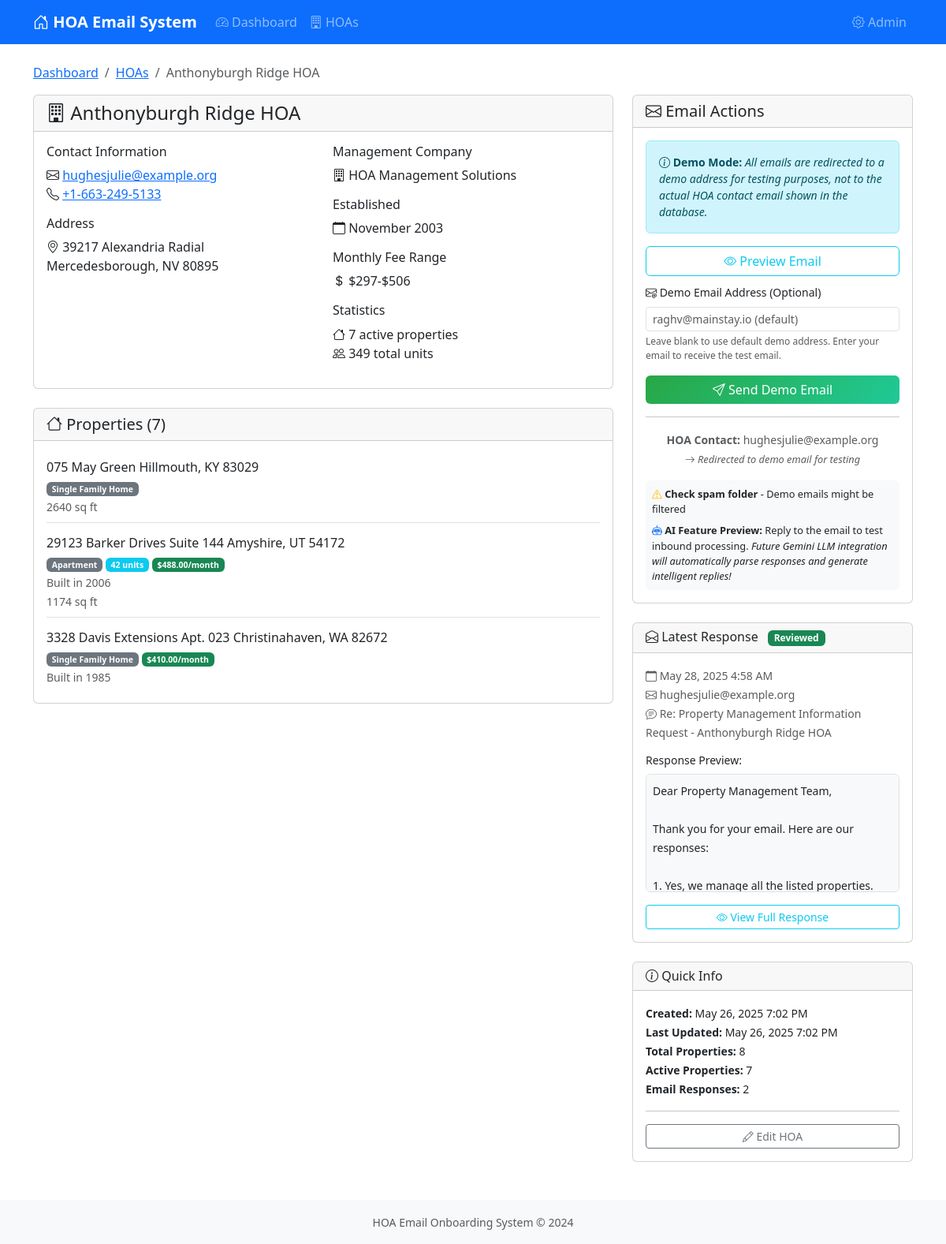
The app's page /hoas/3/, older data.
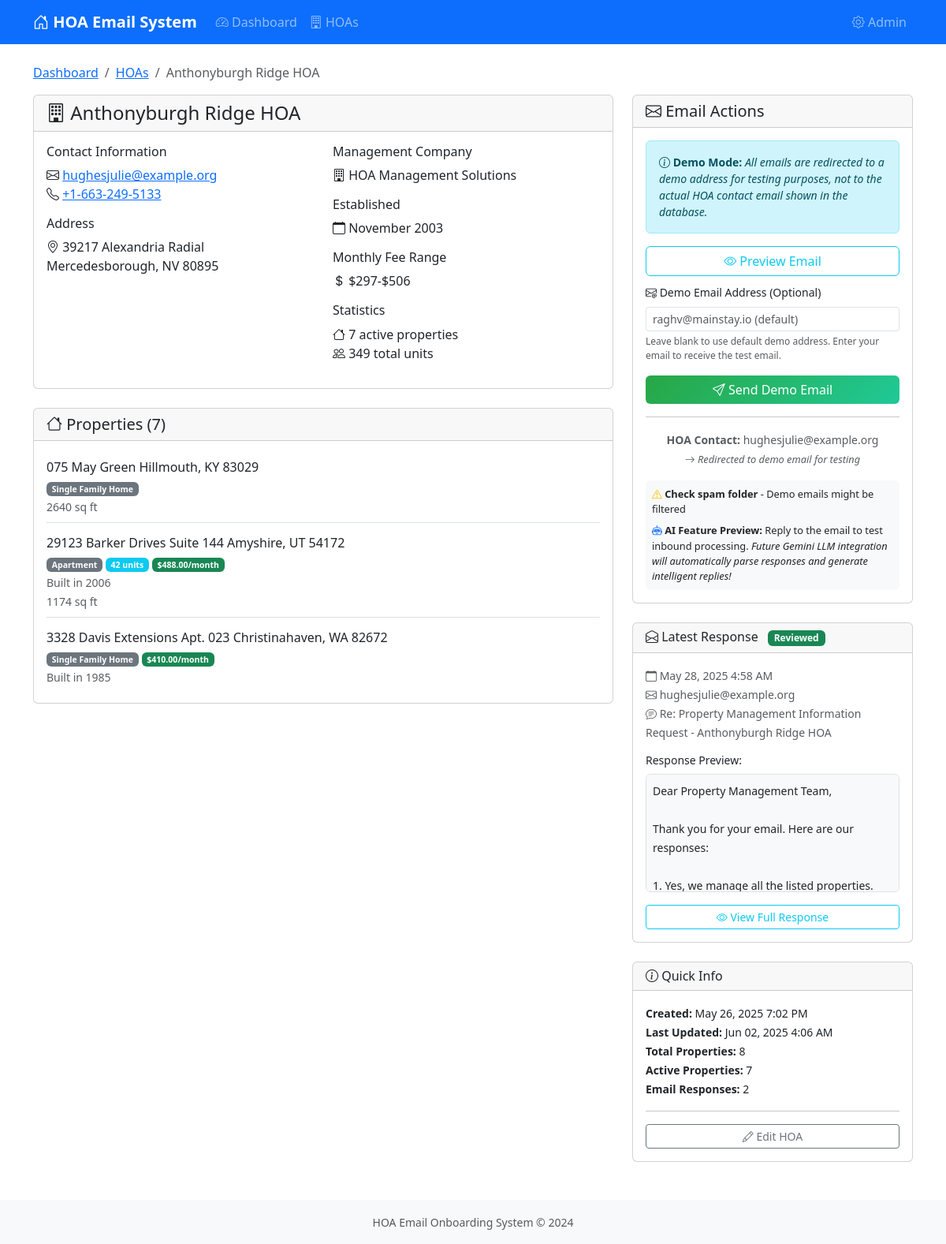
The same page, newer data.
### hoa_management/models.py (models this page shows, shortened)
class HOA(models.Model):
    name = models.CharField(max_length=200, help_text="Name of the HOA")
    address = models.TextField(help_text="Physical address of the HOA")
    contact_email = models.EmailField(
        validators=[EmailValidator()], help_text="Primary contact email for the HOA"
    )
    phone_regex = RegexValidator(
        regex=r"^\+?1?\d{9,15}$",
        message="Phone number must be entered in the format: '+999999999'. Up to 15 digits allowed.",
    )
    phone = models.CharField(
        validators=[phone_regex],
        max_length=17,
        blank=True,
        help_text="Contact phone number",
    )
    management_company = models.CharField(
        max_length=200,
        blank=True,
        null=True,
        help_text="Name of the management company (if any)",
    )
    website = models.URLField(blank=True, null=True, help_text="HOA website URL")
    established_date = models.DateField(
        blank=True, null=True, help_text="Date when HOA was established"
    )
    total_units = models.PositiveIntegerField(
        default=0, help_text="Total number of units managed by this HOA"
    )
    monthly_fee_range = models.CharField(
        max_length=50,
        blank=True,
        null=True,
        help_text="Monthly fee range (e.g., '$200-$400')",
    )
    demo_email_used = models.EmailField(
        blank=True,
        null=True,
        help_text="Demo email address used for this HOA's onboarding",
    )
    created_at = models.DateTimeField(auto_now_add=True)
    updated_at = models.DateTimeField(auto_now=True)
    class Meta:
        verbose_name = "HOA"
        verbose_name_plural = "HOAs"
        ordering = ["name"]

### hoa_management/views.py (the view)
# urls.py: path("hoas/<int:hoa_id>/", views.hoa_detail, name="hoa_detail"),
def hoa_detail(request, hoa_id):
    hoa = get_object_or_404(HOA, id=hoa_id)
    properties = hoa.properties.filter(is_active=True).order_by("address")
    latest_response = hoa.email_responses.first()  # Already ordered by -created_at
    context = {
        "hoa": hoa,
        "properties": properties,
        "latest_response": latest_response,
    }
    return render(request, "hoa_management/hoa_detail.html", context)

### hoa_management/templates/hoa_management/hoa_detail.html (shortened to what the changed rows need)
{% extends 'hoa_management/base.html' %}
{% block content %}
<div class="row">
    <div class="col-12">
        <nav aria-label="breadcrumb">
            <ol class="breadcrumb">
                <li class="breadcrumb-item"><a href="{% url 'dashboard' %}">Dashboard</a></li>
                <li class="breadcrumb-item"><a href="{% url 'hoa_list' %}">HOAs</a></li>
                <li class="breadcrumb-item active">{{ hoa.name }}</li>
            </ol>
        </nav>
    </div>
</div>
<div class="row">
    <div class="col-lg-8">
        <div class="card mb-4">
            <div class="card-header">
                <h4 class="mb-0">
                    <i class="bi bi-building"></i> {{ hoa.name }}
                </h4>
            </div>
            <div class="card-body">
                <div class="row">
                    <div class="col-md-6">
                        <h6>Contact Information</h6>
                        <p>
                            <i class="bi bi-envelope"></i> <a href="mailto:{{ hoa.contact_email }}">{{ hoa.contact_email }}</a><br>
                            {% if hoa.phone %}
                                <i class="bi bi-telephone"></i> <a href="tel:{{ hoa.phone }}">{{ hoa.phone }}</a><br>
                            {% endif %}
                        </p>
                        <h6>Address</h6>
                        <p>
                            <i class="bi bi-geo-alt"></i> {{ hoa.address }}
                        </p>
                    </div>
                    <div class="col-md-6">
                        {% if hoa.management_company %}
                        <h6>Management Company</h6>
                        <p>
                            <i class="bi bi-building"></i> {{ hoa.management_company }}
                        </p>
                        {% endif %}
                        {% if hoa.established_date %}
                        <h6>Established</h6>
                        <p>
                            <i class="bi bi-calendar"></i> {{ hoa.established_date|date:"F Y" }}
                        </p>
                        {% endif %}
                        {% if hoa.monthly_fee_range %}
                        <h6>Monthly Fee Range</h6>
                        <p>
                            <i class="bi bi-currency-dollar"></i> {{ hoa.monthly_fee_range }}
                        </p>
                        {% endif %}
                        <h6>Statistics</h6>
                        <p>
                            <i class="bi bi-house"></i> {{ properties.count }} active properties<br>
                            <i class="bi bi-people"></i> {{ hoa.total_units }} total units
                        </p>
                    </div>
                </div>
            </div>
        </div>
    </div>
    <div class="col-lg-4">
        <div class="card mb-4">
            <div class="card-body">
                <div class="text-center">
                    <small class="text-muted">
                        <strong>HOA Contact:</strong> {{ hoa.contact_email }}<br>
                        <em style="font-size: 0.8rem;">
                        </em>
                    </small>
                </div>
            </div>
        </div>
        <div class="card">
            <div class="card-body">
                <small>
                    <strong>Created:</strong> {{ hoa.created_at|date:"M d, Y g:i A" }}<br>
                    <strong>Last Updated:</strong> {{ hoa.updated_at|date:"M d, Y g:i A" }}<br>
                    <strong>Total Properties:</strong> {{ hoa.properties.count }}<br>
                    <strong>Active Properties:</strong> {{ properties.count }}<br>
                    <strong>Email Responses:</strong> {{ hoa.email_responses.count }}
                </small>
                <hr>
                <div class="d-grid">
                    <a href="/admin/hoa_management/hoa/{{ hoa.id }}/change/" class="btn btn-outline-secondary btn-sm">
                    </a>
                </div>
            </div>
        </div>
    </div>
</div>
{% endblock %}

Row changes from the older to the newer data that the page shows:
changed HOA "Anthonyburgh Ridge HOA": updated_at "May 26, 2025 7:02 PM" → "Jun 02, 2025 4:06 AM"
